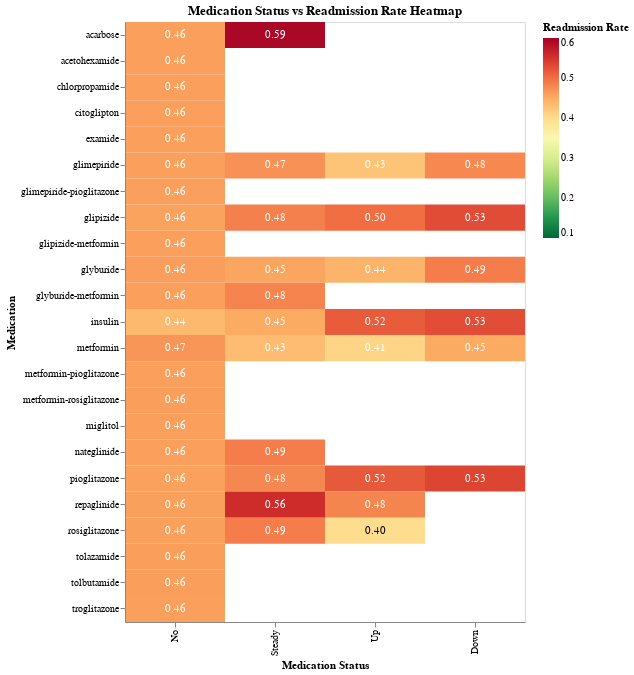

The code cell stored with this chart in its notebook:
### Code cell
med_pivot = med_df[med_df['count'] >= 100].pivot( # only meds with enough samples
    index='medication', 
    columns='status', 
    values='readmission_rate'
).reset_index()

med_heatmap_data = med_pivot.melt(id_vars='medication', var_name='status', value_name='readmission_rate')
med_heatmap_data = med_heatmap_data.dropna()

heatmap = alt.Chart(med_heatmap_data).mark_rect().encode(
    x=alt.X('status:N', title='Medication Status', 
            sort=['No', 'Steady', 'Up', 'Down']),
    y=alt.Y('medication:N', title='Medication'),
    color=alt.Color('readmission_rate:Q', 
                    scale=alt.Scale(scheme='redyellowgreen', domain=[0.1, 0.6], reverse=True),
                    title='Readmission Rate'),
    tooltip=[
        alt.Tooltip('medication:N', title='Medication'),
        alt.Tooltip('status:N', title='Status'),
        alt.Tooltip('readmission_rate:Q', title='Readmission Rate', format='.3f')
    ]
).properties(
    width=400,
    height=600,
    title='Medication Status vs Readmission Rate Heatmap'
)

text = alt.Chart(med_heatmap_data).mark_text(baseline='middle').encode(
    x=alt.X('status:N', sort=['No', 'Steady', 'Up', 'Down']),
    y=alt.Y('medication:N'),
    text=alt.Text('readmission_rate:Q', format='.2f'),
    color=alt.condition(
        alt.datum.readmission_rate > 0.4,
        alt.value('white'),
        alt.value('black')
    )
)

heatmap + text

### Figure 1 — Vega-Lite specification as saved in the notebook (floating-point values rounded to 4 significant figures)
{"config": {"view": {"continuousWidth": 300, "continuousHeight": 300}}, "layer": [{"mark": {"type": "rect"}, "encoding": {"color": {"field": "readmission_rate", "scale": {"domain": [0.1, 0.6], "reverse": true, "scheme": "redyellowgreen"}, "title": "Readmission Rate", "type": "quantitative"}, "tooltip": [{"field": "medication", "title": "Medication", "type": "nominal"}, {"field": "status", "title": "Status", "type": "nominal"}, {"field": "readmission_rate", "format": ".3f", "title": "Readmission Rate", "type": "quantitative"}], "x": {"field": "status", "sort": ["No", "Steady", "Up", "Down"], "title": "Medication Status", "type": "nominal"}, "y": {"field": "medication", "title": "Medication", "type": "nominal"}}, "title": "Medication Status vs Readmission Rate Heatmap"}, {"mark": {"type": "text", "baseline": "middle"}, "encoding": {"color": {"condition": {"test": "(datum.readmission_rate > 0.4)", "value": "white"}, "value": "black"}, "text": {"field": "readmission_rate", "format": ".2f", "type": "quantitative"}, "x": {"field": "status", "sort": ["No", "Steady", "Up", "Down"], "type": "nominal"}, "y": {"field": "medication", "type": "nominal"}}}], "data": {"name": "data-07decb12fc19cdc63e258d03a66195ec"}, "height": 600, "width": 400, "$schema": "https://vega.github.io/schema/vega-lite/v5.20.1.json", "datasets": {"data-07decb12fc19cdc63e258d03a66195ec": [{"medication": "glimepiride", "status": "Down", "readmission_rate": 0.4794}, {"medication": "glipizide", "status": "Down", "readmission_rate": 0.5286}, {"medication": "glyburide", "status": "Down", "readmission_rate": 0.4876}, {"medication": "insulin", "status": "Down", "readmission_rate": 0.5279}, {"medication": "metformin", "status": "Down", "readmission_rate": 0.4504}, {"medication": "pioglitazone", "status": "Down", "readmission_rate": 0.5339}, {"medication": "acarbose", "status": "No", "readmission_rate": 0.4605}, {"medication": "acetohexamide", "status": "No", "readmission_rate": 0.4609}, {"medication": "chlorpropamide", "status": "No", "readmission_rate": 0.4609}, {"medication": "citoglipton", "status": "No", "readmission_rate": 0.4609}, {"medication": "examide", "status": "No", "readmission_rate": 0.4609}, {"medication": "glimepiride", "status": "No", "readmission_rate": 0.4604}, {"medication": "glimepiride-pioglitazone", "status": "No", "readmission_rate": 0.4609}, {"medication": "glipizide", "status": "No", "readmission_rate": 0.4571}, {"medication": "glipizide-metformin", "status": "No", "readmission_rate": 0.4609}, {"medication": "glyburide", "status": "No", "readmission_rate": 0.4615}, {"medication": "glyburide-metformin", "status": "No", "readmission_rate": 0.4608}, {"medication": "insulin", "status": "No", "readmission_rate": 0.437}, {"medication": "metformin", "status": "No", "readmission_rate": 0.4678}, {"medication": "metformin-pioglitazone", "status": "No", "readmission_rate": 0.4609}, {"medication": "metformin-rosiglitazone", "status": "No", "readmission_rate": 0.4609}, {"medication": "miglitol", "status": "No", "readmission_rate": 0.4608}, {"medication": "nateglinide", "status": "No", "readmission_rate": 0.4607}, {"medication": "pioglitazone", "status": "No", "readmission_rate": 0.4593}, {"medication": "repaglinide", "status": "No", "readmission_rate": 0.4595}, {"medication": "rosiglitazone", "status": "No", "readmission_rate": 0.4594}, {"medication": "tolazamide", "status": "No", "readmission_rate": 0.4609}, {"medication": "tolbutamide", "status": "No", "readmission_rate": 0.4609}, {"medication": "troglitazone", "status": "No", "readmission_rate": 0.4609}, {"medication": "acarbose", "status": "Steady", "readmission_rate": 0.5932}, {"medication": "glimepiride", "status": "Steady", "readmission_rate": 0.4722}, {"medication": "glipizide", "status": "Steady", "readmission_rate": 0.4844}, {"medication": "glyburide", "status": "Steady", "readmission_rate": 0.4546}, {"medication": "glyburide-metformin", "status": "Steady", "readmission_rate": 0.4827}, {"medication": "insulin", "status": "Steady", "readmission_rate": 0.4511}, {"medication": "metformin", "status": "Steady", "readmission_rate": 0.4334}, {"medication": "nateglinide", "status": "Steady", "readmission_rate": 0.488}, {"medication": "pioglitazone", "status": "Steady", "readmission_rate": 0.4798}, {"medication": "repaglinide", "status": "Steady", "readmission_rate": 0.5564}, {"medication": "rosiglitazone", "status": "Steady", "readmission_rate": 0.4879}, {"medication": "glimepiride", "status": "Up", "readmission_rate": 0.4251}, {"medication": "glipizide", "status": "Up", "readmission_rate": 0.5}, {"medication": "glyburide", "status": "Up", "readmission_rate": 0.4421}, {"medication": "insulin", "status": "Up", "readmission_rate": 0.5154}, {"medication": "metformin", "status": "Up", "readmission_rate": 0.4077}, {"medication": "pioglitazone", "status": "Up", "readmission_rate": 0.5171}, {"medication": "repaglinide", "status": "Up", "readmission_rate": 0.4818}, {"medication": "rosiglitazone", "status": "Up", "readmission_rate": 0.3989}]}}
